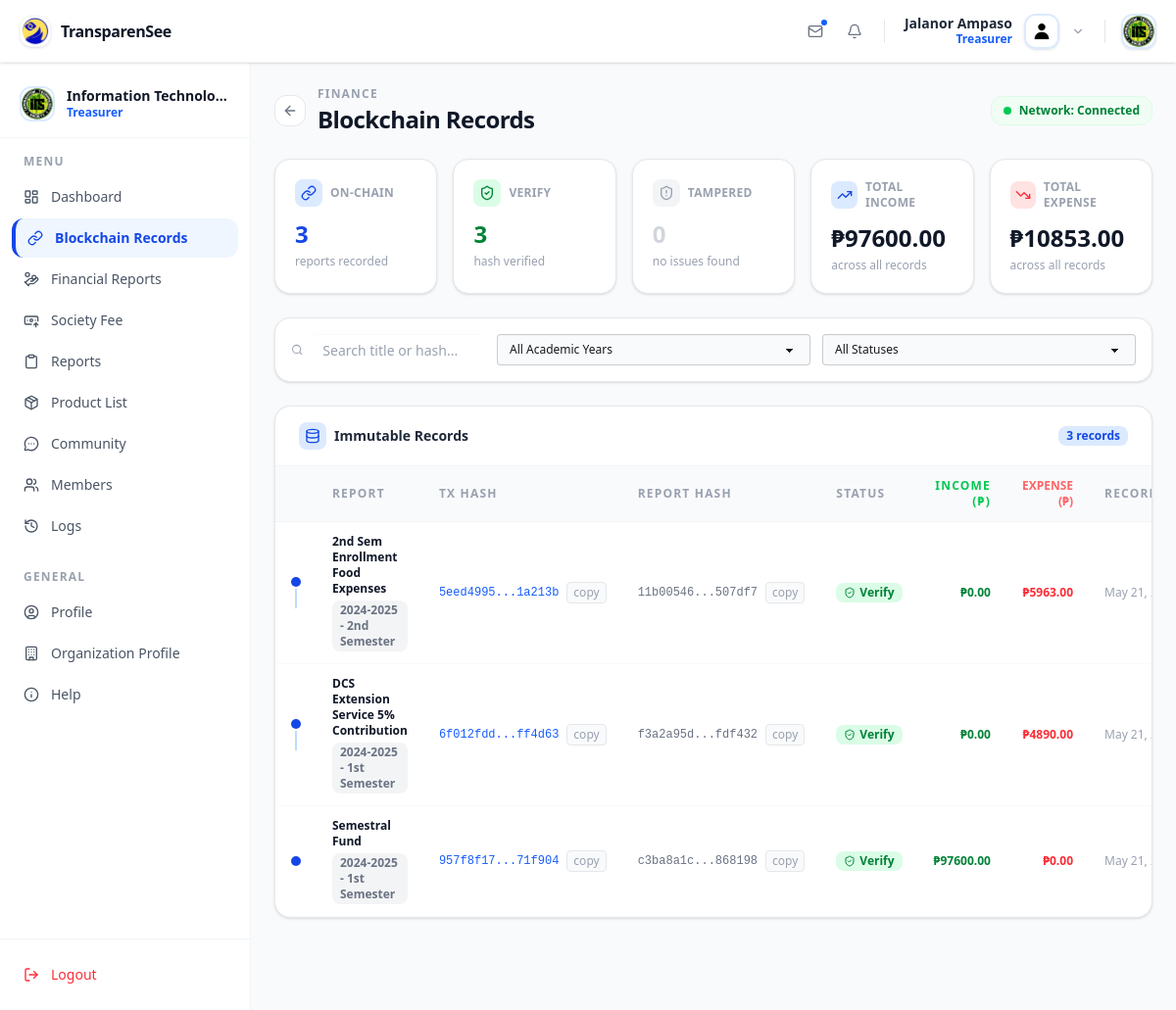
/blockchain-records/ (signed in), run on an earlier commit of the app's database.
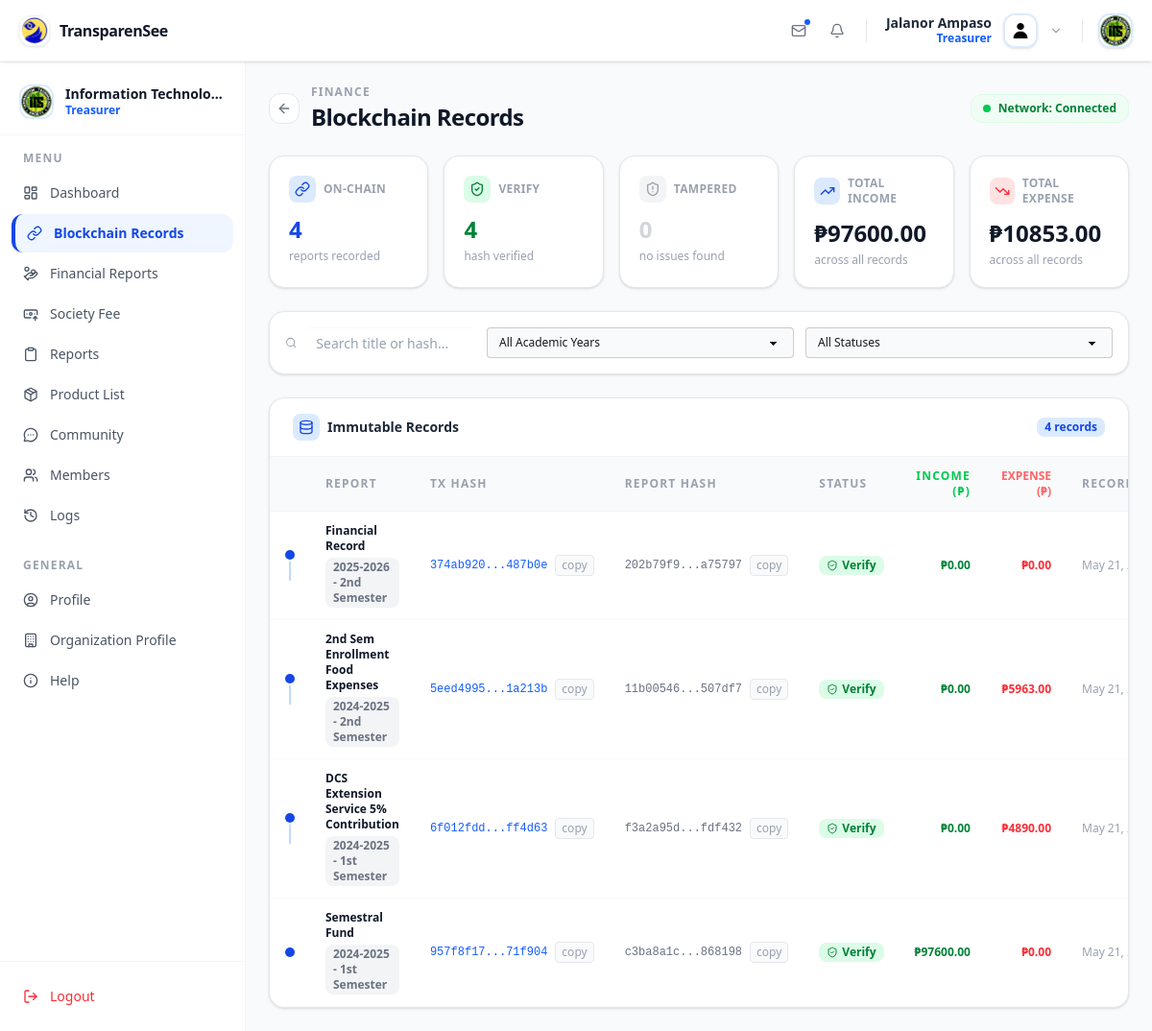
And on a later commit of the database.
### app/models.py (models this page shows, shortened)
class FinancialReport(models.Model):
    STATUS_CHOICES = [
        ('draft', 'Draft'),
        ('pending_auditor', 'Pending Auditor'),
        ('pending_president', 'Pending President'),
        ('pending_adviser', 'Pending Adviser'),
        ('pending_co_adviser', 'Pending Co-Adviser'),
        ('approved', 'Approved'),
        ('rejected', 'Rejected'),
        ('on_blockchain', 'On Blockchain'),
    ]
    organization = models.ForeignKey(
        Organization,
        on_delete=models.CASCADE,
        related_name='financial_reports'
    )
    created_by = models.ForeignKey(
        User,
        on_delete=models.SET_NULL,
        null=True,
        related_name='created_reports'
    )
    academic_year = models.ForeignKey(
        AcademicYear,
        on_delete=models.SET_NULL,
        null=True,
        related_name='financial_reports'
    )
    title = models.CharField(max_length=200)
    status = models.CharField(max_length=30, choices=STATUS_CHOICES, default='draft')
    auditor_approved_by = models.ForeignKey(
        User, on_delete=models.SET_NULL, null=True, blank=True,
        related_name='auditor_approved_reports'
    )
    auditor_approved_at = models.DateTimeField(null=True, blank=True)
    auditor_remarks = models.TextField(blank=True, null=True)
    president_approved_by = models.ForeignKey(
        User, on_delete=models.SET_NULL, null=True, blank=True,
        related_name='president_approved_reports'
    )
    president_approved_at = models.DateTimeField(null=True, blank=True)
    president_remarks = models.TextField(blank=True, null=True)
    co_adviser_approved_by = models.ForeignKey(
        User, on_delete=models.SET_NULL, null=True, blank=True,
        related_name='co_adviser_approved_reports'
    )
    co_adviser_approved_at = models.DateTimeField(null=True, blank=True)
    co_adviser_remarks = models.TextField(blank=True, null=True)
    adviser_approved_by = models.ForeignKey(
        User, on_delete=models.SET_NULL, null=True, blank=True,
        related_name='adviser_approved_reports'
    )
    adviser_approved_at = models.DateTimeField(null=True, blank=True)
    adviser_remarks = models.TextField(blank=True, null=True)
    blockchain_hash = models.CharField(max_length=255, blank=True, null=True)
    blockchain_recorded_at = models.DateTimeField(null=True, blank=True)
    created_at = models.DateTimeField(auto_now_add=True)
    updated_at = models.DateTimeField(auto_now=True)
    class Meta:
        ordering = ['-created_at']

class AcademicYear(models.Model):
    SEMESTER_CHOICES = [
        ('1stSem', '1st Semester'),
        ('2ndSem', '2nd Semester'),
    ]
    academic_year = models.CharField(max_length=20)
    semester = models.CharField(max_length=10, choices=SEMESTER_CHOICES)
    class Meta:
        unique_together = ['academic_year', 'semester']
        ordering = ['-academic_year', 'semester']
    def __str__(self):
        return f'{self.academic_year} - {self.get_semester_display()}'

### app/views/organization_officers/officers.py (the view)
# urls.py: path('blockchain-records/', BlockchainRecordsView.as_view(), name='blockchain_records'),
class BlockchainRecordsView(RoleRequireMixin, TemplateView):
    template_name = 'app/blockchain_records.html'
    role_required = ["treasurer", "auditor", "president", "vice_president",
                      "adviser", "co_adviser", "head", "campus_admin", "admin", "secretary"]
    def get_organization(self, user):
        if hasattr(user, 'officer'):
            return user.officer.organization
        elif hasattr(user, 'adviser'):
            return user.adviser.organization
        elif hasattr(user, 'co_adviser'):
            return user.adviser.organization
        return None
    role_templates = {
        "treasurer":      "app/officer/treasurer/sidebar.html",
        "auditor":        "app/officer/auditor/sidebar.html",
        "president":      "app/officer/president/sidebar.html",
        "vice_president": "app/officer/president/sidebar.html",
        "adviser":        "app/adviser/sidebar.html",
        "co_adviser":     "app/adviser/sidebar.html",
        "head":           "app/heads/sidebar.html",
        "campus_admin":   "app/campus_admin/sidebar.html",
        "admin":          "app/superadmin/sidebar.html",
        "secretary":      "app/officer/secretary/sidebar.html",
    }
    def get_context_data(self, **kwargs):
        context = super().get_context_data(**kwargs)
        user = self.request.user
        context["base_template"] = self.role_templates.get(user.role, 'app/base.html')
        return context
    def get(self, request):
        context = self.get_context_data()
        user = self.request.user
        org = self.get_organization(user)
        base_qs = FinancialReport.objects.filter(
            status='on_blockchain'
        ).prefetch_related(
            'entries',
            Prefetch(
                'approval_logs',
                queryset=ReportApprovalLog.objects.filter(
                    action='blockchain'
                ).select_related('action_by').order_by('-created_at'),
                to_attr='blockchain_logs'
            )
        ).order_by('-blockchain_recorded_at')
        if org:
            base_qs = base_qs.filter(organization=org)
        reports = list(base_qs)
        trusted_count  = 0
        tampered_count = 0
        for report in reports:
            report.total_income  = report.entries.filter(entry_type='income').aggregate(t=Sum('amount'))['t'] or 0
            report.total_expense = report.entries.filter(entry_type='expense').aggregate(t=Sum('amount'))['t'] or 0
            report.net           = report.total_income - report.total_expense
            report.is_verified = verify_report_hash(report)  # uses blockchain_utils internally
            if not report.is_verified and report.blockchain_hash:
                snapshot = build_report_snapshot(report)
                report.recomputed_hash = generate_report_hash(snapshot)
            else:
                report.recomputed_hash = None
            if report.is_verified:
                trusted_count += 1
            else:
                tampered_count += 1
            blockchain_log = report.blockchain_logs[0] if report.blockchain_logs else None
            report.blockchain_remarks = blockchain_log.remarks if blockchain_log else None
            report.blockchain_recorded_by = blockchain_log.action_by if blockchain_log else None
            tx_hash = None
            if blockchain_log and blockchain_log.remarks:
                match = re.search(r"TX Hash:\s*([a-f0-9]+)", blockchain_log.remarks, re.IGNORECASE)
                if match:
                    tx_hash = match.group(1)
            report.tx_hash = tx_hash
        context.update({
            'reports':        reports,
            'total_income':   sum(r.total_income  for r in reports),
            'total_expense':  sum(r.total_expense for r in reports),
            'academic_years': AcademicYear.objects.order_by('-academic_year'),
            'trusted_count':  trusted_count,
            'tampered_count': tampered_count,
        })
        return render(request, self.template_name, context)

### app/blockchain.py (called while the page is built)
def verify_report_hash(financial_report):
    from .blockchain_utils import build_report_snapshot, generate_report_hash
    snapshot = build_report_snapshot(financial_report)
    current_hash = generate_report_hash(snapshot)
    return current_hash == financial_report.blockchain_hash

### app/blockchain_utils.py (called while the page is built)
def build_report_snapshot(financial_report):
    entries = financial_report.entries.all().order_by("date", "id")
    return {
        "report_id": financial_report.id,
        "title": financial_report.title,
        "org": financial_report.organization.name,
        "academic_year": str(financial_report.academic_year),
        "entries": [
            {
                "date": str(e.date),
                "type": e.entry_type,
                "category": e.category,
                "description": e.description,
                "amount": str(e.amount),
            }
            for e in entries
        ]
    }

def generate_report_hash(snapshot: dict) -> str:
    normalized = json.dumps(snapshot, sort_keys=True).encode()
    return hashlib.sha256(normalized).hexdigest()

### app/templates/app/blockchain_records.html (shortened to what the changed rows need)
{% extends base_template %}
{% load static %}
{% block con %}
<div class="px-6 py-6 flex flex-col gap-6 bg-gray-50">
  <div class="flex items-center gap-3">
    <div>
      <h1 class="text-2xl font-extrabold text-gray-900 tracking-tight">Blockchain Records</h1>
    </div>
  </div>
  <div class="grid grid-cols-2 sm:grid-cols-5 gap-4">
    <div class="bg-white rounded-2xl border border-gray-200 shadow-sm p-5">
      <div class="flex items-center gap-2 mb-3">
        <div class="w-7 h-7 rounded-lg bg-blue-100 flex items-center justify-center">
        </div>
        <span class="text-xs font-bold tracking-wide text-gray-400 uppercase">On-Chain</span>
      </div>
      <p class="text-2xl font-extrabold text-blue-700">{{ reports|length }}</p>
      <p class="text-xs text-gray-400 mt-1">reports recorded</p>
    </div>
    <div class="bg-white rounded-2xl border border-gray-200 shadow-sm p-5">
      <div class="flex items-center gap-2 mb-3">
        <div class="w-7 h-7 rounded-lg bg-green-100 flex items-center justify-center">
        </div>
        <span class="text-xs font-bold tracking-wide text-gray-400 uppercase">Verify</span>
      </div>
      <p class="text-2xl font-extrabold text-green-700">{{ trusted_count }}</p>
      <p class="text-xs text-gray-400 mt-1">hash verified</p>
    </div>
  </div>
  <div class="bg-white rounded-2xl border border-gray-200 shadow-sm overflow-hidden">
    <div class="flex items-center gap-2 px-6 py-4 border-b border-gray-100">
      <div class="w-7 h-7 rounded-lg bg-blue-100 flex items-center justify-center">
        <i data-lucide="database" class="w-4 h-4 text-blue-700"></i>
      </div>
      <p class="font-bold text-gray-800 text-sm">Immutable Records</p>
      <span class="ml-auto inline-flex items-center gap-1 px-2 py-0.5 rounded-lg text-xs font-bold bg-blue-100 text-blue-700">
        {{ reports|length }} records
      </span>
    </div>
    <div class="overflow-x-auto">
      <table class="w-full text-sm" id="blockchain-table">
        <thead class="bg-gray-50 border-b border-gray-100">
          <tr>
            <th class="px-4 py-3 text-left text-xs font-bold tracking-widest text-gray-400 uppercase w-10"></th>
            <th class="px-4 py-3 text-left text-xs font-bold tracking-widest text-gray-400 uppercase">Report</th>
            <th class="px-4 py-3 text-left text-xs font-bold tracking-widest text-gray-400 uppercase">TX Hash</th>
            <th class="px-4 py-3 text-left text-xs font-bold tracking-widest text-gray-400 uppercase">Report Hash</th>
            <th class="px-4 py-3 text-left text-xs font-bold tracking-widest text-gray-400 uppercase">Status</th>
            <th class="px-4 py-3 text-right text-xs font-bold tracking-widest text-green-500 uppercase">Income (₱)</th>
            <th class="px-4 py-3 text-right text-xs font-bold tracking-widests text-red-400 uppercase">Expense (₱)</th>
            <th class="px-4 py-3 text-left text-xs font-bold tracking-widest text-gray-400 uppercase">Recorded</th>
          </tr>
        </thead>
        <tbody>
          {% for report in reports %}
          <tr class="border-b border-gray-50 transition-colors cursor-pointer
                     {% if not report.is_verified %}bg-red-50 hover:bg-red-100{% else %}hover:bg-gray-50{% endif %}"
              data-ay="{{ report.academic_year.pk|default:'' }}"
              data-integrity="{% if report.is_verified %}trusted{% else %}tampered{% endif %}"
              onclick="document.getElementById('modal-{{ report.pk }}').showModal()">
            <td class="px-4 py-3">
              <div class="flex flex-col items-center gap-0.5">
                <div class="w-2.5 h-2.5 rounded-full {% if report.is_verified %}bg-blue-700{% else %}bg-red-500{% endif %}"></div>
                {% if not forloop.last %}
                <div class="w-0.5 h-5 {% if report.is_verified %}bg-blue-200{% else %}bg-red-200{% endif %}"></div>
                {% endif %}
              </div>
            </td>
            <td class="px-4 py-3">
              <div class="flex items-center gap-2">
                <div>
                  <p class="font-bold text-gray-900 text-xs">{{ report.title }}</p>
                  {% if report.academic_year %}
                  <span class="inline-flex items-center px-2 py-0.5 rounded-lg text-xs font-bold bg-gray-100 text-gray-500 mt-1">
                    {{ report.academic_year }}
                  </span>
                  {% endif %}
                </div>
              </div>
            </td>
            <td class="px-4 py-3">
              {% if report.tx_hash %}
                <div class="flex items-center gap-2">
                  <span class="font-mono text-xs text-blue-600">
                  {{ report.tx_hash|slice:":8" }}...{{ report.tx_hash|slice:"-6:" }}
                </span>
                <button onclick="event.stopPropagation();copyHash('{{ report.tx_hash }}', this)"
                  class="text-xs px-1.5 py-0.5 rounded border border-gray-200 bg-gray-50 text-gray-400 hover:text-blue-600 hover:bg-blue-50 transition-colors">
                  copy
                </button>
                </div>
              {% else %}
                <span class="text-xs text-gray-300">—</span>
              {% endif %}
            </td>
            <td class="px-4 py-3">
              {% if report.blockchain_hash %}
              <div class="flex items-center gap-2">
                <span class="font-mono text-xs text-gray-500">
                  {{ report.blockchain_hash|slice:":8" }}...{{ report.blockchain_hash|slice:"-6:" }}
                </span>
                <button class="text-xs px-1.5 py-0.5 rounded border border-gray-200 bg-gray-50 text-gray-400 hover:text-blue-600 hover:bg-blue-50 transition-colors"
                  onclick="event.stopPropagation(); copyHash('{{ report.blockchain_hash }}', this)">
                  copy
                </button>
              </div>
              {% else %}
              <span class="text-xs text-gray-300">—</span>
              {% endif %}
            </td>
            <td class="px-4 py-3">
              {% if report.is_verified %}
                <span class="inline-flex items-center gap-1 px-2 py-0.5 rounded-lg text-xs font-bold bg-green-100 text-green-700">
                  <i data-lucide="shield-check" class="w-3 h-3"></i> Verify
                </span>
              {% else %}
                <span class="inline-flex items-center gap-1 px-2 py-0.5 rounded-lg text-xs font-bold bg-red-100 text-red-600">
                  <i data-lucide="shield-alert" class="w-3 h-3"></i> Tampered
                </span>
              {% endif %}
            </td>
            <td class="px-4 py-3 text-right font-bold text-green-700 text-xs whitespace-nowrap">
              ₱{{ report.total_income|floatformat:2 }}
            </td>
            <td class="px-4 py-3 text-right font-bold text-red-500 text-xs whitespace-nowrap">
              ₱{{ report.total_expense|floatformat:2 }}
            </td>
            <td class="px-4 py-3 text-xs text-gray-400 whitespace-nowrap">
              {{ report.blockchain_recorded_at|date:"M d, Y · g:i A"|default:"—" }}
            </td>
          </tr>
          {% endfor %}
        </tbody>
      </table>
    </div>
  </div>
</div>
{% endblock con %}

What changed in the data, as far as the page shows it:
added FinancialReport: title "Financial Record", academic_year "2025-2026 - 2nd Semester", tx_hash "374ab920", tx_hash "487b0e", blockchain_hash "202b79f9", blockchain_hash "a75797", shows "Verify", total_income "0.00", total_expense "0.00", blockchain_recorded_at "May 21,…"
Also different on the page:
{{ reports|length }}: "3" → "4"
{{ trusted_count }}: "3" → "4"
